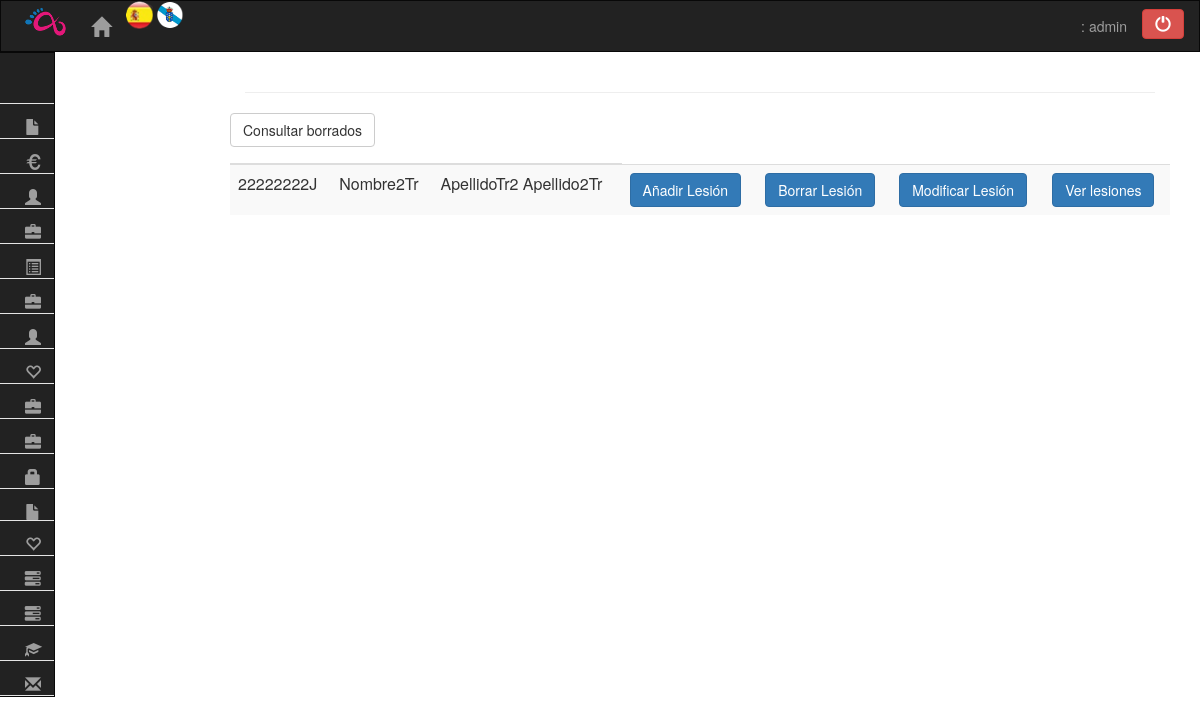
The app's page /controllers/LESION_Controller.php?id=listarTrabajadores (signed in) with its own data.
### tables this page shows
CREATE TABLE IF NOT EXISTS `Trabajador` (
  `DNI` varchar(9) NOT NULL,
  `Apellidos` varchar(70) NOT NULL,
  `Nombre` varchar(50) NOT NULL,
  `Url_Foto` varchar(100) NOT NULL,
  `Direccion` varchar(100) NOT NULL,
  `Email` varchar(50) NOT NULL,
  `Fecha_Nacimiento` date NOT NULL,
  `Observaciones` varchar(500) NOT NULL,
  `Numero_Cuenta` varchar(40) NOT NULL,
  `Telefono` varchar(20) NOT NULL,
  `Tipo_Empleado` enum('administrador','secretario','monitor','fisioterapeuta','cafeteria','limpieza','otros') NOT NULL,
  `Externo` tinyint(1) NOT NULL,
  `Borrado` tinyint(1) NOT NULL DEFAULT '0'
);

### models/LESION_Model.php (the view, shortened to what this page needs)
<?php
if(isset($_SESSION['grupo']) && strcmp($_SESSION['grupo'],"Admin") == 0 ){
function verTrabajadores(){
		$db = new mysqli("localhost", "root", "iu", "MOOVETT");
		$sql = "SELECT * FROM Trabajador WHERE Borrado='0' AND Tipo_Empleado = 'monitor' ORDER BY Dni;";
		$resultado = $db->query($sql);
		if ($resultado->num_rows > 0){
			while($row = $resultado->fetch_array()) {
					echo "<tr><td>".$row['DNI']."</td> <td>".$row['Nombre'] . "</td> <td>".$row['Apellidos'] ."</td> <td> <a href='../controllers/LESION_Controller.php?id=altaLesion&id2=" . $row['DNI']. "'  class='btn btn-primary' >Añadir Lesión</a></td><td> <a href='../controllers/LESION_Controller.php?id=bajaLesion&id2=" . $row['DNI']. "'  class='btn btn-primary' >Borrar Lesión</a></td><td> <a href='../controllers/LESION_Controller.php?id=modificarLesion&id2=" . $row['DNI']. "'  class='btn btn-primary' >Modificar Lesión</a></td><td> <a href='../controllers/LESION_Controller.php?id=verLesiones&id2=" . $row['DNI']. "'  class='btn btn-primary' >Ver lesiones</a></td></tr>";
			}
		}
}
} else {
	echo "Permiso denegado.";
}
?>

### records on screen
trabajador: DNI "22222222J", Nombre "Nombre2Tr", Apellidos "ApellidoTr2 Apellido2Tr"

### other values on screen
$_SESSION['user'] "admin"
